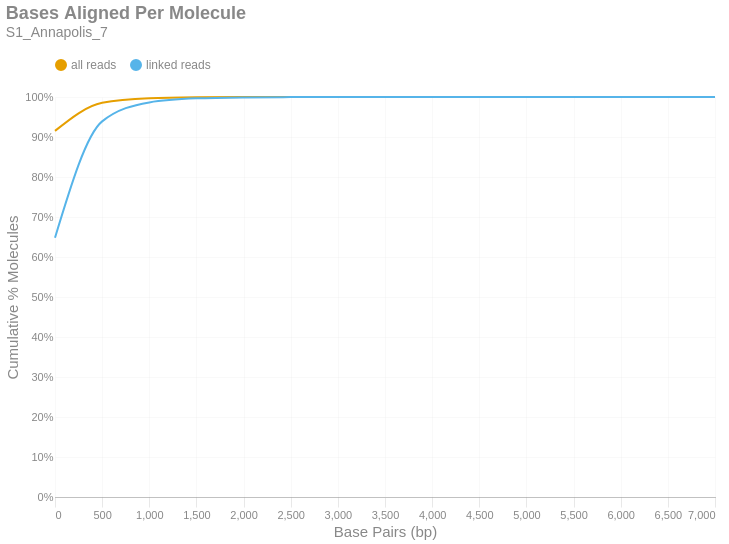

Notebook code cell kept with this figure:
### Markdown cell above
### Bases Aligned Per Molecule
This is a cumulative frequency distribution showing the number of base pairs aligned per unique molecule. These data are shown in 500 bp bins. There are two distributions: one with `all reads` (yellow) and another with only `linked reads` (blue). The percent of molecules in the `linked reads` distribution is relative to the total number of linked molecules.

### Code cell
if SKIPLR:
    print_html(f"Skipped")
else:
    binned_df = consolidated_hist(valids['aligned_bp'], mask, 500, True)
    with SafeRender(binned_df):
        (
            density_plot(binned_df, 'Bases Aligned Per Molecule', samplename, 'basesper')
            .encode(
                x=alt.X('bin:Q', title="Base Pairs (bp)").axis(tickMinStep=500).scale(padding=0),
                y=alt.Y('value:Q', title='Cumulative % Molecules')
                    .axis(format='%')
                    .scale(domain = [0,1])
                    .stack(False),
                color=alt.Color("key:N").scale(domain = ["all reads", "linked reads"]),
                tooltip = [
                    alt.Tooltip("key:N", title = "Data Type"),
                    alt.Tooltip("range_label:N", title="Bases Aligned Per Molecule"),
                    alt.Tooltip("value:Q", format = ".2%", title="% Molecules (Cum.)")
                ]
            )
        ).display()

### Figure 1 — Vega-Lite specification as saved in the notebook (floating-point values rounded to 4 significant figures)
{"width": "container", "height": 400, "config": {"title": {"anchor": "start", "dy": -15, "fontSize": 18, "color": "#888888", "subtitleColor": "#888888", "subtitleFontSize": 14}, "arc": {"fill": "#0072B2"}, "axis": {"domainColor": "#888888", "domainWidth": 0.5, "gridWidth": 0.2, "grid": false, "titleFontWeight": 400, "titleFontSize": 15, "labelFontSize": 11, "labelColor": "#888888", "tickColor": "#888888", "tickWidth": 0.2, "titleColor": "#888888"}, "axisBand": {"grid": false}, "axisX": {"grid": true, "tickSize": 10, "domainCap": "round"}, "axisY": {"domain": false, "grid": true, "tickSize": 0, "domainCap": "round"}, "background": "transparent", "header": {"labelFontSize": 15, "labelColor": "#888888", "titleFontSize": 15, "titleFontWeight": 600, "titleColor": "#888888"}, "legend": {"labelFont": "sans-serif", "labelFontSize": 12, "labelColor": "#888888", "symbolSize": 100, "symbolType": "circle", "titleFontSize": 12, "titlePadding": 10, "titleColor": "#888888", "title": null, "orient": "top"}, "range": {"category": ["#E69F00", "#56B4E9", "#009E73", "#F0E442", "#0072B2", "#D55E00", "#CC79A7", "#000000"], "diverging": ["#cfe8f3", "#a2d4ec", "#73bfe2", "#46abdb", "#1696d2", "#12719e"]}, "area": {"fill": "#0072B2", "fillOpacity": 0.7, "line": true, "strokeOpacity": 0.7}, "line": {"color": "#0072B2", "stroke": "#0072B2", "strokeWidth": 2}, "trail": {"color": "#0072B2", "stroke": "#0072B2", "strokeWidth": 0, "size": 1}, "point": {"filled": true, "fillOpacity": 1.0, "size": 95}, "text": {"color": "#888888", "fontSize": 11, "align": "right", "fontWeight": 400, "size": 11}, "bar": {"fill": "#0072B2", "stroke": null}, "view": {"stroke": null, "continuousWidth": 660, "continuousHeight": 400}}, "data": {"name": "data-5ec142e2eaccaea89b35edb5c6eaed1d"}, "mark": {"type": "line", "interpolate": "monotone", "point": {"opacity": 0, "size": 275}}, "encoding": {"color": {"field": "key", "scale": {"domain": ["all reads", "linked reads"]}, "type": "nominal"}, "tooltip": [{"field": "key", "title": "Data Type", "type": "nominal"}, {"field": "range_label", "title": "Bases Aligned Per Molecule", "type": "nominal"}, {"field": "value", "format": ".2%", "title": "% Molecules (Cum.)", "type": "quantitative"}], "x": {"axis": {"tickMinStep": 500}, "field": "bin", "scale": {"padding": 0}, "title": "Base Pairs (bp)", "type": "quantitative"}, "y": {"axis": {"format": "%"}, "field": "value", "scale": {"domain": [0, 1]}, "stack": false, "title": "Cumulative % Molecules", "type": "quantitative"}}, "params": [{"name": "param_c36ac31b6afebe62", "select": {"type": "point", "fields": ["key"]}, "bind": "legend"}], "title": {"text": "Bases Aligned Per Molecule", "subtitle": "S1_Annapolis_7"}, "transform": [{"fold": ["all reads (cumsum)", "linked reads (cumsum)"]}, {"calculate": "replace(datum.key, ' (cumsum)', '')", "as": "key"}, {"filter": {"param": "param_c36ac31b6afebe62"}}], "usermeta": {"embedOptions": {"downloadFileName": "S1_Annapolis_7.basesper"}}, "$schema": "https://vega.github.io/schema/vega-lite/v6.1.0.json", "datasets": {"data-5ec142e2eaccaea89b35edb5c6eaed1d": [{"bin": "0.0", "interval": "0.0-500.0", "all reads": 0.9153, "linked reads": 0.6482, "all reads (cumsum)": 0.9153, "linked reads (cumsum)": 0.6482, "range_label": "0-499"}, {"bin": "500.0", "interval": "500.0-1000.0", "all reads": 0.0701, "linked reads": 0.2908, "all reads (cumsum)": 0.9854, "linked reads (cumsum)": 0.939, "range_label": "500-999"}, {"bin": "1000.0", "interval": "1000.0-1500.0", "all reads": 0.01134, "linked reads": 0.04748, "all reads (cumsum)": 0.9968, "linked reads (cumsum)": 0.9865, "range_label": "1000-1499"}, {"bin": "1500.0", "interval": "1500.0-2000.0", "all reads": 0.002414, "linked reads": 0.01012, "all reads (cumsum)": 0.9992, "linked reads (cumsum)": 0.9966, "range_label": "1500-1999"}, {"bin": "2000.0", "interval": "2000.0-2500.0", "all reads": 0.0005845, "linked reads": 0.00245, "all reads (cumsum)": 0.9998, "linked reads (cumsum)": 0.9991, "range_label": "2000-2499"}, {"bin": "2500.0", "interval": "2500.0-3000.0", "all reads": 0.0001498, "linked reads": 0.0006278, "all reads (cumsum)": 0.9999, "linked reads (cumsum)": 0.9997, "range_label": "2500-2999"}, {"bin": "3000.0", "interval": "3000.0-3500.0", "all reads": 4.996e-05, "linked reads": 0.0002094, "all reads (cumsum)": 1.0, "linked reads (cumsum)": 0.9999, "range_label": "3000-3499"}, {"bin": "3500.0", "interval": "3500.0-4000.0", "all reads": 1.521e-05, "linked reads": 6.377e-05, "all reads (cumsum)": 1.0, "linked reads (cumsum)": 1.0, "range_label": "3500-3999"}, {"bin": "4000.0", "interval": "4000.0-4500.0", "all reads": 5.728e-06, "linked reads": 2.401e-05, "all reads (cumsum)": 1.0, "linked reads (cumsum)": 1.0, "range_label": "4000-4499"}, {"bin": "4500.0", "interval": "4500.0-5000.0", "all reads": 1.502e-06, "linked reads": 6.298e-06, "all reads (cumsum)": 1.0, "linked reads (cumsum)": 1.0, "range_label": "4500-4999"}, {"bin": "5000.0", "interval": "5000.0-5500.0", "all reads": 1.221e-06, "linked reads": 5.117e-06, "all reads (cumsum)": 1.0, "linked reads (cumsum)": 1.0, "range_label": "5000-5499"}, {"bin": "5500.0", "interval": "5500.0-6000.0", "all reads": 2.817e-07, "linked reads": 1.181e-06, "all reads (cumsum)": 1.0, "linked reads (cumsum)": 1.0, "range_label": "5500-5999"}, {"bin": "6000.0", "interval": "6000.0-6500.0", "all reads": 1.878e-07, "linked reads": 7.872e-07, "all reads (cumsum)": 1.0, "linked reads (cumsum)": 1.0, "range_label": "6000-6499"}, {"bin": "6500.0", "interval": "6500.0-7000.0", "all reads": 0.0, "linked reads": 0.0, "all reads (cumsum)": 1.0, "linked reads (cumsum)": 1.0, "range_label": "6500-6999"}, {"bin": "7000.0", "interval": "7000.0-7500.0", "all reads": 9.39e-08, "linked reads": 3.936e-07, "all reads (cumsum)": 1.0, "linked reads (cumsum)": 1.0, "range_label": "7000-7499"}]}}
